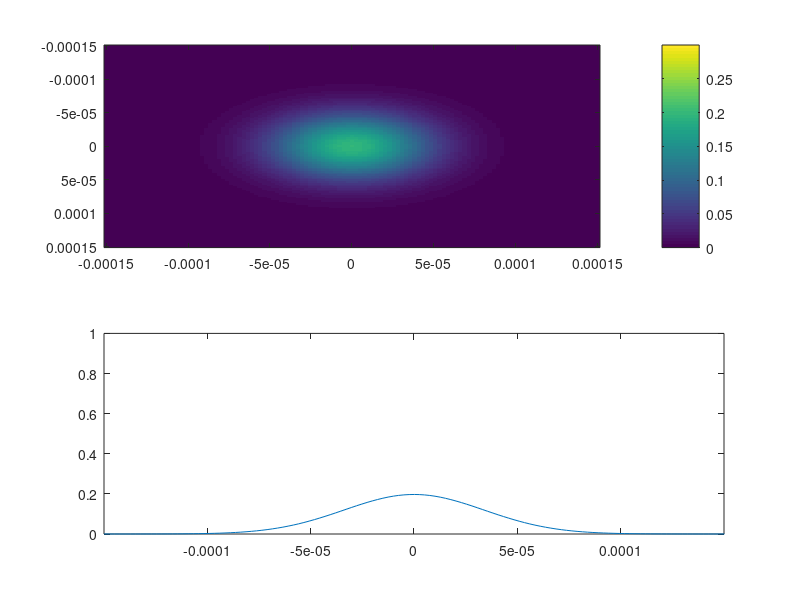

MATLAB code for this plot:
k = 2*pi/(3.6*10^-6);
w = 30*10^(-6);
step = (2^0.5)*pi/k;
x=[-5*w:step:0+step step:step:5*w+step];
y=[-5*w:step:0+step step:step:5*w+step];
[X,Y] = meshgrid(x,y);
r = X.^2 + Y.^2;
z = exp(-r/w^2); 
n = length(x);
fs = 1/step;
kx= 2*pi*linspace(-fs/2,fs/2,n);
ky= 2*pi*linspace(-fs/2,fs/2,n);
o = fftshift(fft2(z));
%imagesc(kx,ky,abs(fftshift(o))/n);
%imagesc(kx,ky,angle(fftshift(o)));
[KX,KY] = meshgrid(kx,ky);
zo = ((w^2)*k)/2;
KZ = k - ((KX.^2+KY.^2)/(2*k));
oz = (o.*exp(-1i.*KZ.*(2*zo)));
ozt = ifft2(ifftshift(oz));
subplot(2,1,1);
imagesc(x,y,abs(ozt).^2);
colorbar
caxis([0 0.3])
f = ceil(n/2);
m = abs(ozt(:,f)).^2;
j = m.';
subplot(2,1,2);
plot(x,j);
ylim([0 1]);
xlim([-5*w 5*w]);